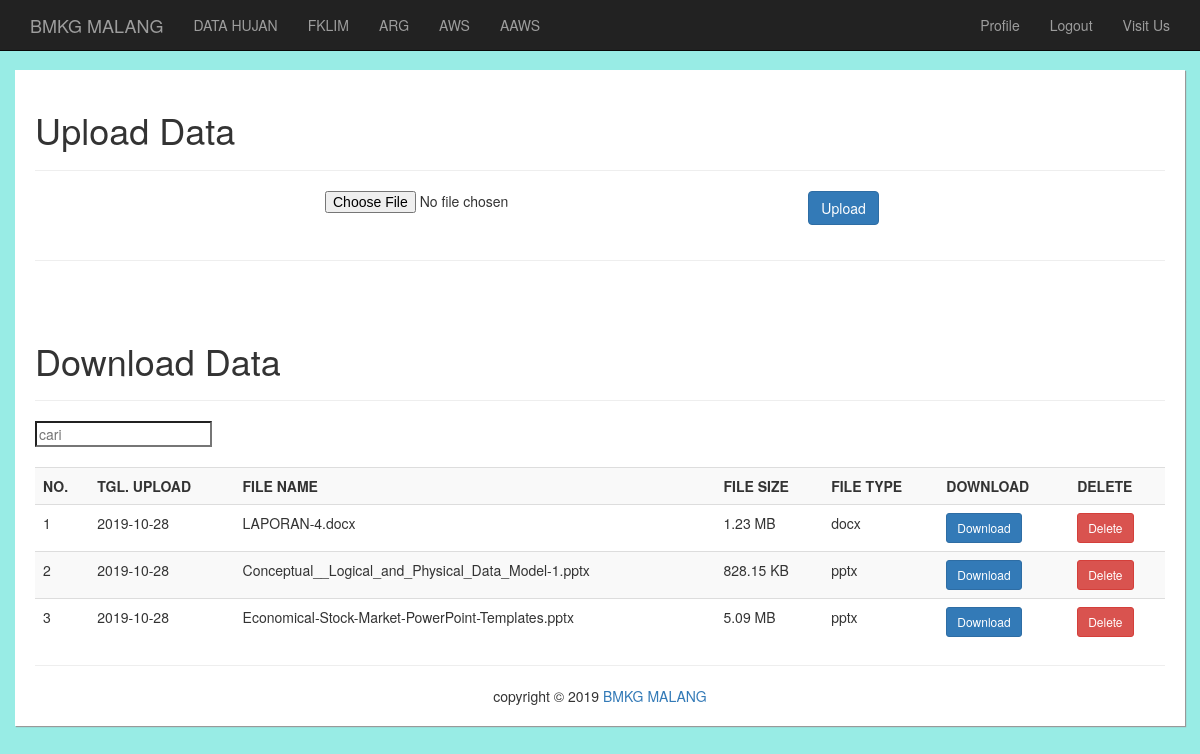
Screenshot of /detailfiklim.php?id=2 (signed in) with the database file from the repository.
### tables this page shows
CREATE TABLE `fklim` (
  `id_fiklim` int(11) NOT NULL,
  `data_fklim` varchar(50) NOT NULL
);

CREATE TABLE `data_fklim` (
  `id_datafklim` int(11) NOT NULL,
  `id_fklim` int(11) NOT NULL,
  `tgl_upload` date NOT NULL,
  `file_name` varchar(100) NOT NULL,
  `file_size` int(20) NOT NULL,
  `file_type` varchar(10) NOT NULL
);

### detailfiklim.php (the view, shortened to what this page needs)
<?php include("config.php");
          $id=$_GET['id'];
           $query = mysqli_query($conn,"SELECT * FROM fklim INNER JOIN data_fklim ON data_fklim.id_fklim = fklim.data_fklim WHERE fklim.id_fiklim = '$id'");
              $row_query = mysqli_fetch_assoc($query);
 ?>
<!DOCTYPE html>
<html lang="en">
<head>
  <link href="css/bootstrap.min.css" rel="stylesheet">
</head>
<body>
  <nav class="navbar navbar-inverse navbar-fixed-top">
    <div class="container">
      <div class="navbar-header">
        <a class="navbar-brand" href="https://karangploso.jatim.bmkg.go.id/" target="_blank">BMKG MALANG</a>
      </div>
      <div class="collapse navbar-collapse" id="bs-example-navbar-collapse-1">
        <ul class="nav navbar-nav">
          <ul class="nav navbar-nav">
          <li><a href="hujan.php">DATA HUJAN</a></li>
          <ul class="nav navbar-nav">
          <li><a href="fklim.php">FKLIM</a></li>
           <ul class="nav navbar-nav">
          <li><a href="arg.php">ARG</a></li>
          <ul class="nav navbar-nav">
          <li><a href="aws.php">AWS</a></li>
          <ul class="nav navbar-nav">
          <li><a href="aaws.ph">AAWS</a></li>
            </ul>
         </ul>
       </ul>
     </ul>
   </ul>
 </ul>
        <ul class="nav navbar-nav navbar-right">
          <?php
          if($_SESSION['user']){
            echo '<li><a href="profile.php">Profile</a></li>';
            echo '<li><a href="logout.php" onclick="return confirm(\'Yakin?\')">Logout</a></li>';
          }else{
            echo '<li><a href="login.php">Login</a></li>';
          }
          ?>
          <li><a href="https://karangploso.jatim.bmkg.go.id/" target="_blank">Visit Us</a></li>
        </ul>
      </div>
    </div>
  </nav>
  <div class="container container-body">
    <h1>Upload Data <?= $row_query['data_fklim'];?></h1>
    <hr>
    <?php
    if(!$_SESSION['user']){
      echo '<div class="alert alert-danger">Anda harus login untuk membuka halaman ini.</div>';
    }else{
    ?>
    <div class="row">
      <div class="col-md-6 col-md-offset-3">
        <form class="form-horizontal" method="post" enctype="multipart/form-data">
          <div class="form-group">
            <div class="col-md-10">
              <input type="file" name="myFile" class="filestyle" data-icon="false">
            </div>
            <div class="col-md-2">
              <input type="submit" name="upload" class="btn btn-primary" value="Upload">
            </div>
          </div>
        </form>
      </div>
    </div>
    <?php
    }
    ?>
    <hr>
  </div>
<div class="container container-body">
  <?php
        $id=$_GET['id'];
        $query = mysqli_query($conn,"SELECT * FROM fklim where id_fiklim='$id'");
        while($row_query = mysqli_fetch_assoc($query)) :
  ?>
    <h1>Download Data </h1>
    <hr>
    <?php
    if(!$_SESSION['user']){
      echo '<div class="alert alert-danger">Anda harus login untuk membuka halaman ini.</div>';
    }else{
      function bytesToSize($bytes, $precision = 2){
        $kilobyte = 1024;
        $megabyte = $kilobyte * 1024;
        $gigabyte = $megabyte * 1024;
        $terabyte = $gigabyte * 1024;
        if (($bytes >= 0) && ($bytes < $kilobyte)) {
          return $bytes . ' B';
        } elseif (($bytes >= $kilobyte) && ($bytes < $megabyte)) {
          return round($bytes / $kilobyte, $precision) . ' KB';
        } elseif (($bytes >= $megabyte) && ($bytes < $gigabyte)) {
          return round($bytes / $megabyte, $precision) . ' MB';
        } elseif (($bytes >= $gigabyte) && ($bytes < $terabyte)) {
          return round($bytes / $gigabyte, $precision) . ' GB';
        } elseif ($bytes >= $terabyte) {
          return round($bytes / $terabyte, $precision) . ' TB';
        } else {
          return $bytes . ' B';
        }
      }
    ?>
    <input type="search" class="light-table-filter" data-table="order-table" placeholder="cari"/>
    <table class="table table-striped table-hover order-table ">
      <br>
      <tr>
        <th>NO.</th>
        <th>TGL. UPLOAD</th>
        <th>FILE NAME</th>
        <th>FILE SIZE</th>
        <th>FILE TYPE</th>
        <th>DOWNLOAD</th>
        <th>DELETE</th>
      </tr>
      <?php
      $sql = $conn->query("SELECT * FROM data_fklim where id_fklim='$id'");
      if($sql->num_rows > 0){
        $no = 1;
        while($row = $sql->fetch_assoc()){
          echo '
            <tr>
            <td>'.$no.'</td>
            <td>'.$row['tgl_upload'].'</td>
            <td>'.$row['file_name'].'</td>
            <td>'.bytesToSize($row['file_size']).'</td>
            <td>'.$row['file_type'].'</td>
            <td><a href="uploads/'.$row['file_name'].'" class="btn btn-primary btn-sm">Download</a></td>
             <td><a href="fhapus.php?id='.$row['id_datafklim'].'" class="btn btn-danger btn-sm" onclick="return confirm(\'Ongguen?\')"> Delete</a></td>
          </tr>
          ';
          $no++;
        }
      }else{
        echo '<tr><td colspan="5">Tidak ada data</td></tr>';
      }
      ?>
    </table>
    <?php
    }
    ?>
  <?php endwhile; ?>
     <hr>
     <center>copyright &copy; 2019 <a href="https://karangploso.jatim.bmkg.go.id/" target="_blank">BMKG MALANG</a></center>
  </div>
</body>
</html>

### detailfiklim.php (style rules this page uses)
body { padding-top: 70px; background: #98ECE5; }
.container-body { background: #ffffff; box-shadow: 1px 1px 1px #999; padding: 20px; }

### rows the page displays
data_fklim: tgl_upload "2019-10-28", file_name "LAPORAN-4.docx", file_size "1.23 MB", file_type "docx"
data_fklim: tgl_upload "2019-10-28", file_name "Conceptual__Logical_and_Physical_Data_Model-1.pptx", file_size "828.15 KB", file_type "pptx"
data_fklim: tgl_upload "2019-10-28", file_name "Economical-Stock-Market-PowerPoint-Templates.pptx", file_size "5.09 MB", file_type "pptx"
